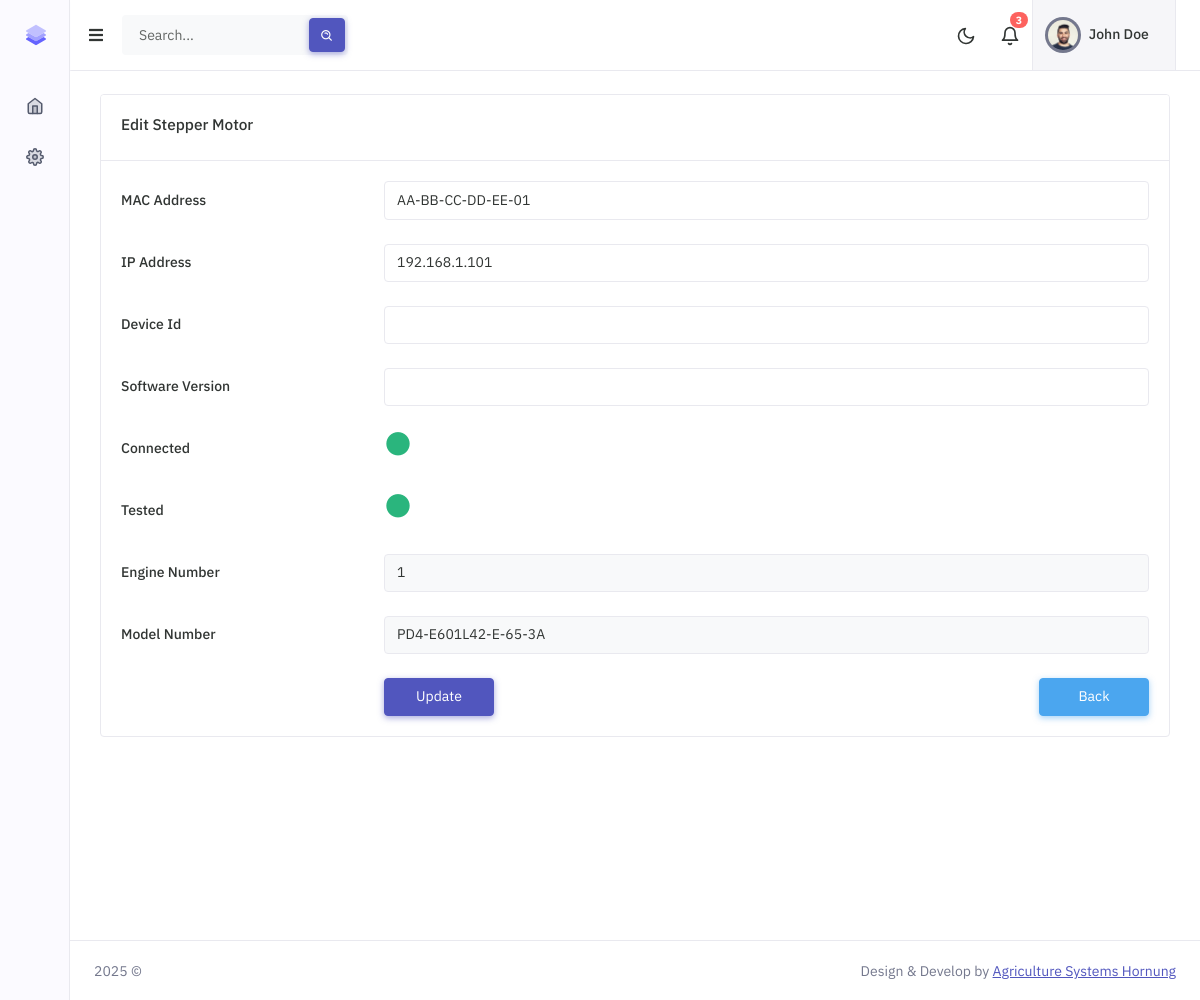
Page /edit/1 (signed in) on the committed database.
### app/models/user.py (models this page shows)
class User(UserMixin, db.Model):
    id = db.Column(db.Integer, primary_key=True)
    name = db.Column(db.String(100), nullable=False)
    license_number = db.Column(db.String(64), nullable=False, unique=True, index=True)

### app/models/stepperMotor.py (models this page shows)
class StepperMotor(db.Model):
    id = db.Column(db.Integer, primary_key=True)
    engine_number = db.Column(db.String(120), nullable=True)
    mac_address = db.Column(db.String(20), nullable=False, unique=True, index=True)
    ip_address = db.Column(db.String(45), nullable=False, unique=True, index=True)
    model_number = db.Column(db.String(120), nullable=True)
    device_id = db.Column(db.String(120), nullable=True)
    software_version = db.Column(db.String(120), nullable=True)
    connected = db.Column(db.Boolean, nullable=True, default=False)
    tested = db.Column(db.Boolean, nullable=True, default=False)
    created_at = db.Column(db.DateTime, default=datetime.utcnow)
    updated_at = db.Column(db.DateTime, default=datetime.utcnow, onupdate=datetime.utcnow)

### app/routes/dashboard.py (the view)
@bp.route('/edit/<int:motor_id>')
@login_required
def edit_motor(motor_id):
    motor = StepperMotor.query.get_or_404(motor_id)
    return render_template('views/edit_motor.html', motor=motor)

### app/__init__.py (called while the page is built)
@login_manager.user_loader
def load_user(user_id):
    from app.models.user import User
    return User.query.get(int(user_id))

### app/templates/views/edit_motor.html (shortened to what this page needs)
{% extends 'layouts/app.html' %}
{% block content %}
    <div class="row">
        <div class="col-md-12">
            <div class="card">
                <div class="card-header">
                    <h4 class="card-title">Edit Stepper Motor</h4>
                </div>
                <div class="card-body">
                    <form action="{{ url_for('dashboard.update_motor', motor_id=motor.id) }}" method="POST">
                        <div class="row mb-4">
                            <label for="mac_address" class="col-sm-3 col-form-label">MAC Address</label>
                            <div class="col-sm-9">
                                <input type="text" disabled class="form-control" id="mac_address" value="{{ motor.mac_address }}">
                            </div>
                        </div>
                        <div class="row mb-4">
                            <label for="ip_address" class="col-sm-3 col-form-label">IP Address</label>
                            <div class="col-sm-9">
                                <input type="text" disabled class="form-control" id="ip_address" value="{{ motor.ip_address }}">
                            </div>
                        </div>
                        <div class="row mb-4">
                            <label for="device_id" class="col-sm-3 col-form-label">Device Id</label>
                            <div class="col-sm-9">
                                <input type="text" disabled class="form-control" id="device_id" value="{{ motor.device_id }}">
                            </div>
                        </div>
                        <div class="row mb-4">
                            <label for="software_version" class="col-sm-3 col-form-label">Software Version</label>
                            <div class="col-sm-9">
                                <input type="text" disabled class="form-control" id="software_version" value="{{ motor.software_version }}">
                            </div>
                        </div>
                        <div class="row mb-4">
                            <label for="connected" class="col-sm-3 col-form-label">Connected</label>
                            <div class="col-sm-9">
                                <i class="bx bxs-circle fs-2 {% if motor.connected %} text-success {% else %} text-danger {% endif %}"></i>
                            </div>
                        </div>
                        <div class="row mb-4">
                            <label for="tested" class="col-sm-3 col-form-label">Tested</label>
                            <div class="col-sm-9">
                                <i class="bx bxs-circle fs-2 {% if motor.tested %} text-success {% else %} text-danger {% endif %}"></i>
                            </div>
                        </div>
                        <div class="row mb-4">
                            <label for="engine_number" class="col-sm-3 col-form-label">Engine Number</label>
                            <div class="col-sm-9">
                                <input type="text" required class="form-control" name="engine_number" id="engine_number" value="{{ motor.engine_number }}">
                            </div>
                        </div>
                        <div class="row mb-4">
                            <label for="model_number" class="col-sm-3 col-form-label">Model Number</label>
                            <div class="col-sm-9">
                                <input type="text" required class="form-control" name="model_number" id="model_number" value="{{ motor.model_number }}">
                            </div>
                        </div>
                        <div class="row justify-content-end">
                            <div class="col-sm-9">
                                <div class="row">
                                    <div class="col-md-6">
                                        <button type="submit" class="btn btn-primary w-md">Update</button>
                                    </div>
                                    <div class="col-md-6">
                                        <a href="{{ url_for('dashboard.system_settings') }}" class="btn btn-info w-md float-end">Back</a>
                                    </div>
                                </div>
                            </div>
                        </div>
                    </form>
                </div>
            </div>
        </div>
    </div>
{% endblock %}

### app/templates/layouts/partials/header.html (shortened to what this page needs)
<header id="page-topbar">
    <div class="navbar-header">
        <div class="d-flex">
            <div class="navbar-brand-box">
                <a href="{{ url_for('dashboard.dashboard') }}" class="logo logo-dark">
                        <span class="logo-sm">
                            <img src="{{ url_for('static', filename='images/logo-sm.svg') }}" alt="Stepper Motor" height="24">
                        </span>
                </a>
            </div>
            <button type="button" class="btn btn-sm px-3 font-size-16 header-item" id="vertical-menu-btn">
                <i class="fa fa-fw fa-bars"></i>
            </button>
            <form class="app-search d-none d-lg-block">
                <div class="position-relative">
                    <input type="text" name="search" aria-label="search" class="form-control" placeholder="Search...">
                    <button class="btn btn-primary" type="button"><i class="bx bx-search-alt align-middle"></i></button>
                </div>
            </form>
        </div>
        <div class="d-flex">
            <div class="dropdown d-none d-sm-inline-block">
                <button type="button" class="btn header-item" id="mode-setting-btn">
                    <i data-feather="moon" class="icon-lg layout-mode-dark"></i>
                </button>
            </div>
            <div class="dropdown d-inline-block">
                <button type="button" class="btn header-item noti-icon position-relative" id="page-header-notifications-dropdown" data-bs-toggle="dropdown" aria-haspopup="true" aria-expanded="false">
                    <i data-feather="bell" class="icon-lg"></i>
                    <span class="badge bg-danger rounded-pill">3</span>
                </button>
            </div>
            <div class="dropdown d-inline-block">
                <button type="button" class="btn header-item bg-light-subtle border-start border-end" id="page-header-user-dropdown" data-bs-toggle="dropdown" aria-haspopup="true" aria-expanded="false">
                    <img class="rounded-circle header-profile-user" src="{{ url_for('static', filename='images/avatar_1.jpg') }}" alt="">
                    <span class="d-none d-xl-inline-block ms-1 fw-medium">
                        {% if current_user.is_authenticated %}
                            {{ current_user.name }}
                        {% else %}
                            Mr. Jhon Doe
                        {% endif %}
                    </span>
                    <i class="mdi mdi-chevron-down d-none d-xl-inline-block"></i>
                </button>
            </div>
        </div>
    </div>
</header>

### rows in the picture
User: name "John Doe"
StepperMotor: mac_address "AA-BB-CC-DD-EE-01", ip_address "192.168.1.101", engine_number "1", model_number "PD4-E601L42-E-65-3A"
